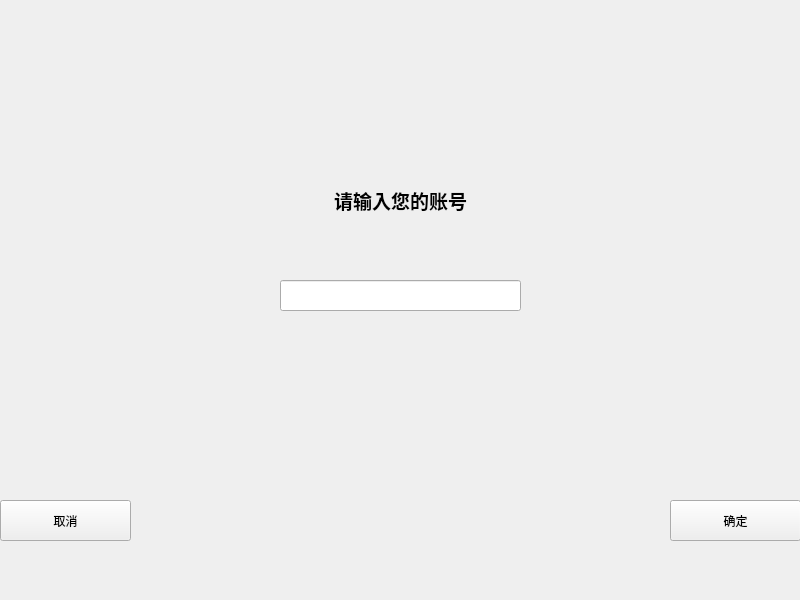
<?xml version="1.0" encoding="UTF-8"?>
<ui version="4.0">
 <class>QIfIce</class>
 <widget class="QWidget" name="QIfIce">
  <property name="geometry">
   <rect>
    <x>0</x>
    <y>0</y>
    <width>800</width>
    <height>600</height>
   </rect>
  </property>
  <property name="minimumSize">
   <size>
    <width>800</width>
    <height>600</height>
   </size>
  </property>
  <property name="maximumSize">
   <size>
    <width>800</width>
    <height>600</height>
   </size>
  </property>
  <property name="windowTitle">
   <string>Form</string>
  </property>
  <widget class="QLabel" name="label">
   <property name="geometry">
    <rect>
     <x>300</x>
     <y>170</y>
     <width>201</width>
     <height>61</height>
    </rect>
   </property>
   <property name="text">
    <string>&lt;html&gt;&lt;head/&gt;&lt;body&gt;&lt;p align=&quot;center&quot;&gt;&lt;span style=&quot; font-size:14pt; font-weight:600;&quot;&gt;请输入您的账号&lt;/span&gt;&lt;/p&gt;&lt;/body&gt;&lt;/html&gt;</string>
   </property>
  </widget>
  <widget class="QLineEdit" name="lineEdit">
   <property name="geometry">
    <rect>
     <x>280</x>
     <y>280</y>
     <width>241</width>
     <height>31</height>
    </rect>
   </property>
  </widget>
  <widget class="QPushButton" name="canclebutton">
   <property name="geometry">
    <rect>
     <x>0</x>
     <y>500</y>
     <width>131</width>
     <height>41</height>
    </rect>
   </property>
   <property name="text">
    <string>取消</string>
   </property>
  </widget>
  <widget class="QPushButton" name="determinebutton">
   <property name="geometry">
    <rect>
     <x>670</x>
     <y>500</y>
     <width>131</width>
     <height>41</height>
    </rect>
   </property>
   <property name="text">
    <string>确定</string>
   </property>
  </widget>
  <widget class="QLabel" name="label_2">
   <property name="geometry">
    <rect>
     <x>0</x>
     <y>0</y>
     <width>801</width>
     <height>131</height>
    </rect>
   </property>
   <property name="styleSheet">
    <string notr="true">border-image: url(:/new/prefix1/image/bank.png);</string>
   </property>
   <property name="text">
    <string/>
   </property>
  </widget>
 </widget>
 <resources/>
 <connections/>
</ui>
